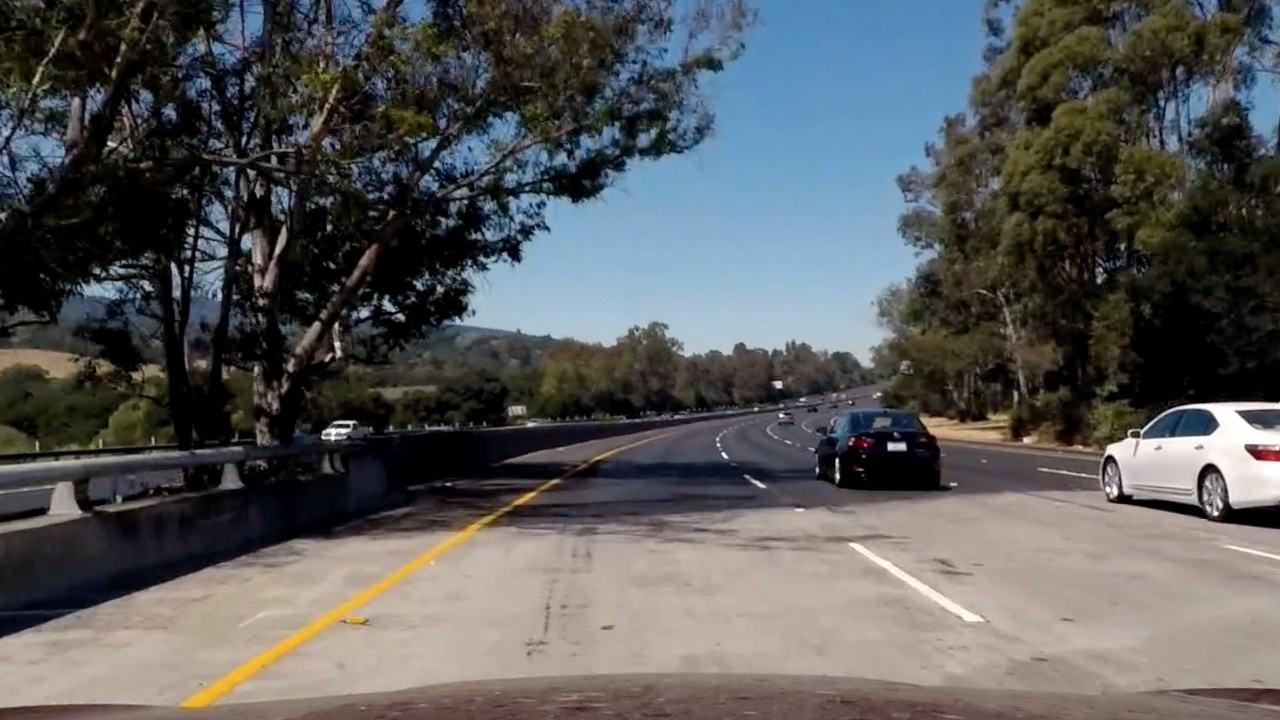
#> input picture bridge_shadow.jpg, 1280 x 720 px
$ python color_gradient.py   (older library calls are emulated)
#> lines starting #> are read from the running program, lines starting #| are printed output that depends on the picture
import matplotlib.pyplot as plt
import matplotlib.image as mpimg
import numpy as np
import cv2

# Read in an image, you can also try test1.jpg or test4.jpg
img = mpimg.imread('bridge_shadow.jpg')
#> img is the input picture: shape (720, 1280, 3); mean R, G, B 89.7, 90.6, 90.8


# Convert to HLS color space and separate the S channel
# Note: img is the undistorted image
hls = cv2.cvtColor(img, cv2.COLOR_RGB2HLS)
#> hls: shape (720, 1280, 3); mean of channels 0, 1, 2 55.3, 90.3, 67
s_channel = hls[:,:,2]
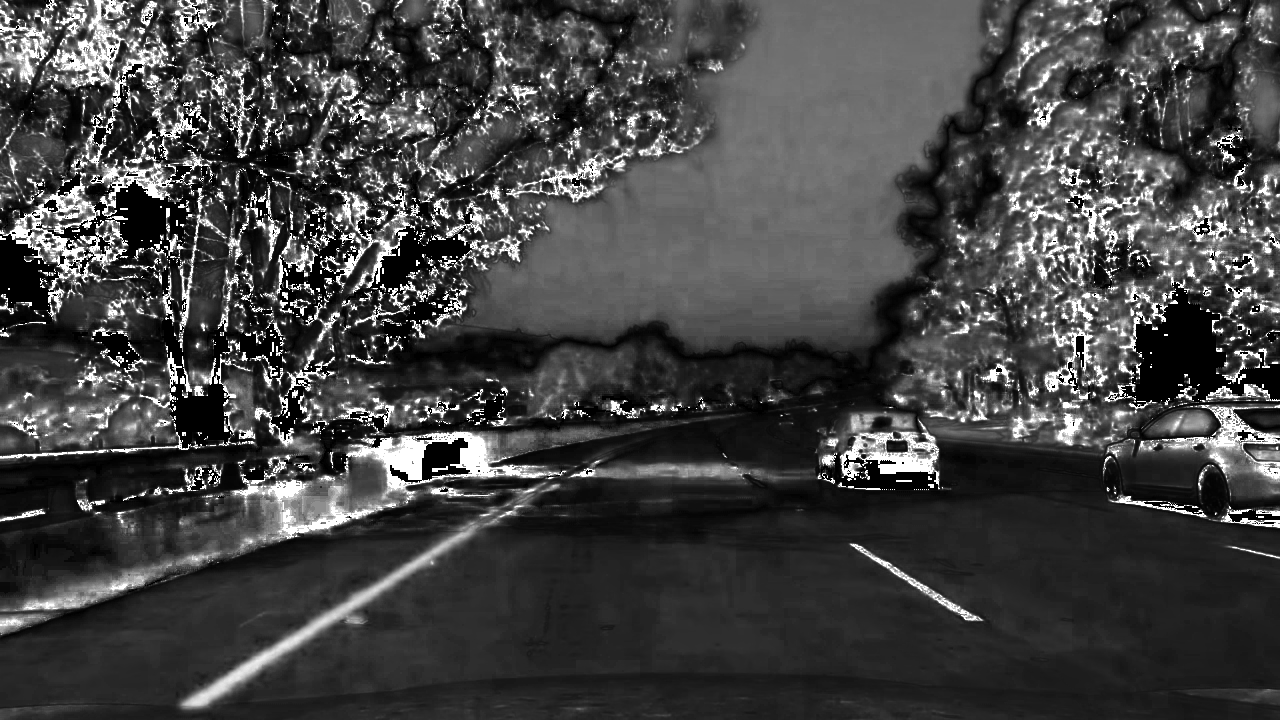
#> s_channel: shape (720, 1280); min 0, max 255, mean 67

# Grayscale image
# NOTE: we already saw that standard grayscaling lost color information for the lane lines
# Explore gradients in other colors spaces / color channels to see what might work better
gray = cv2.cvtColor(img, cv2.COLOR_RGB2GRAY)
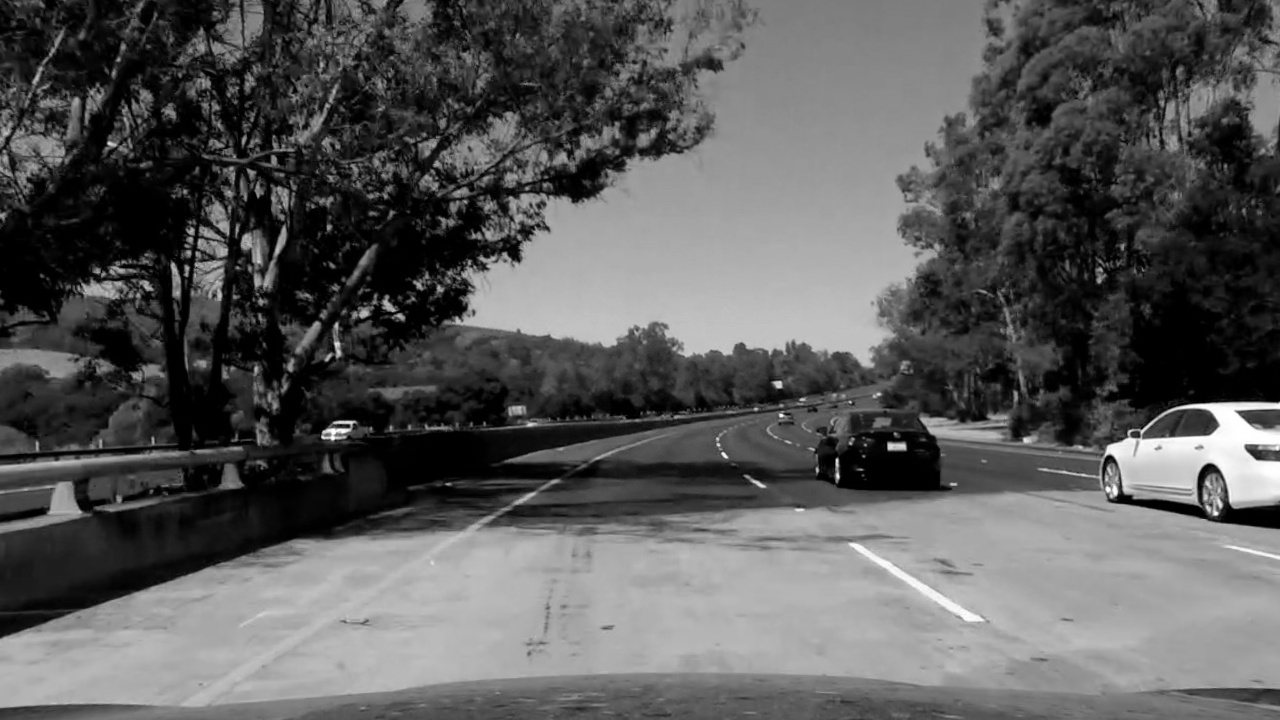
#> gray: shape (720, 1280); min 0, max 255, mean 90.4

# Sobel x
sobelx = cv2.Sobel(gray, cv2.CV_64F, 1, 0) # Take the derivative in x
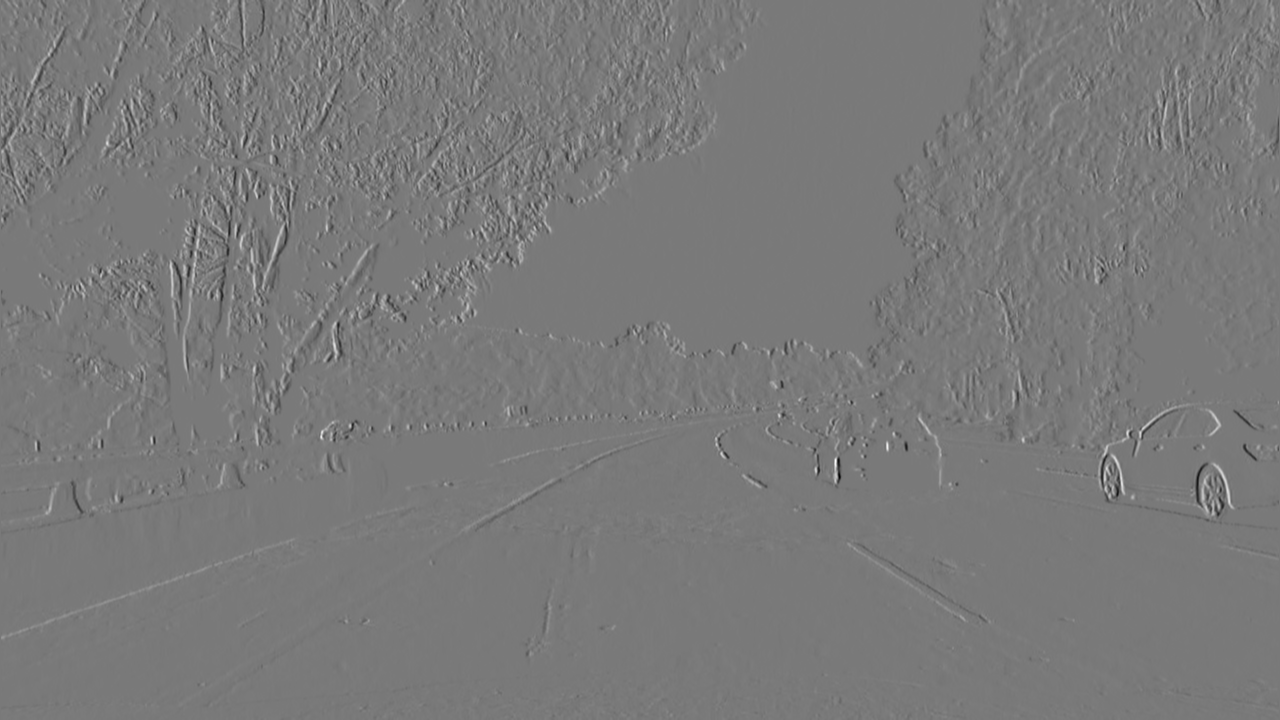
#> sobelx: shape (720, 1280) float64; min -785, max 859, mean 0.2; drawn with min black and max white
abs_sobelx = np.absolute(sobelx) # Absolute x derivative to accentuate lines away from horizontal
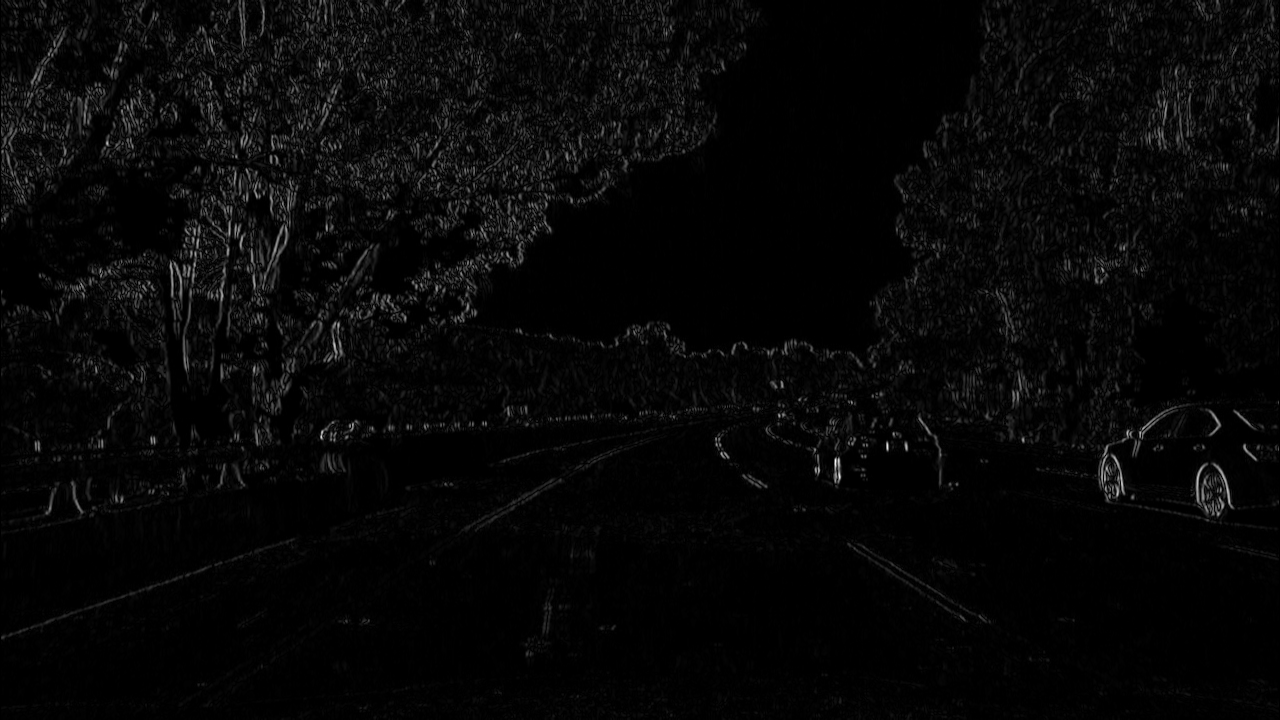
#> abs_sobelx: shape (720, 1280) float64; min 0, max 859, mean 25.7; drawn with min black and max white
scaled_sobel = np.uint8(255*abs_sobelx/np.max(abs_sobelx))

# Threshold x gradient
thresh_min = 20
thresh_max = 100
sxbinary = np.zeros_like(scaled_sobel)
sxbinary[(scaled_sobel >= thresh_min) & (scaled_sobel <= thresh_max)] = 1

# Threshold color channel
s_thresh_min = 170
s_thresh_max = 255
s_binary = np.zeros_like(s_channel)
s_binary[(s_channel >= s_thresh_min) & (s_channel <= s_thresh_max)] = 1

# Stack each channel to view their individual contributions in green and blue respectively
# This returns a stack of the two binary images, whose components you can see as different colors
color_binary = np.dstack(( np.zeros_like(sxbinary), sxbinary, s_binary)) * 255

# Combine the two binary thresholds
combined_binary = np.zeros_like(sxbinary)
combined_binary[(s_binary == 1) | (sxbinary == 1)] = 1

# Plotting thresholded images
#f, (ax1, ax2) = plt.subplots(1, 2, figsize=(20,10))
#ax1.set_title('Stacked thresholds')
#ax1.imshow(color_binary)

#ax2.set_title('Combined S channel and gradient thresholds')
plt.imshow(combined_binary, cmap='gray')
plt.show()
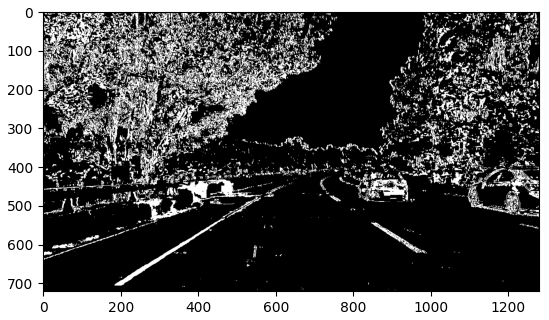
#> figure drawn by matplotlib, 1 panel

$ run again, with exit-ramp.jpg copied over bridge_shadow.jpg
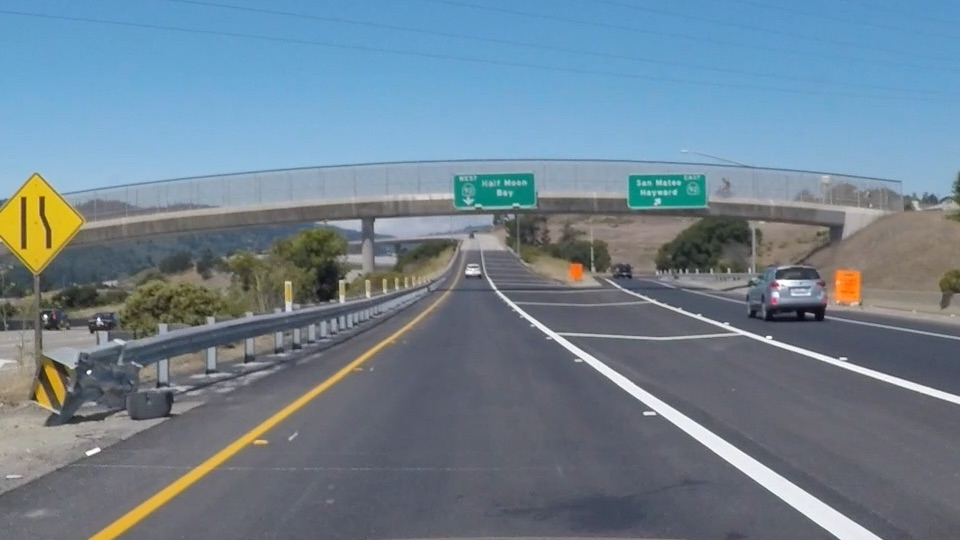
#> input picture exit-ramp.jpg, 960 x 540 px
#> img is the input picture: shape (540, 960, 3); mean R, G, B 111.3, 130.2, 144.4
#> hls: shape (540, 960, 3); mean of channels 0, 1, 2 94.5, 128.1, 60.9
#> `sobelx = cv2.Sobel(gray, cv2.CV_64F, 1, 0)`:
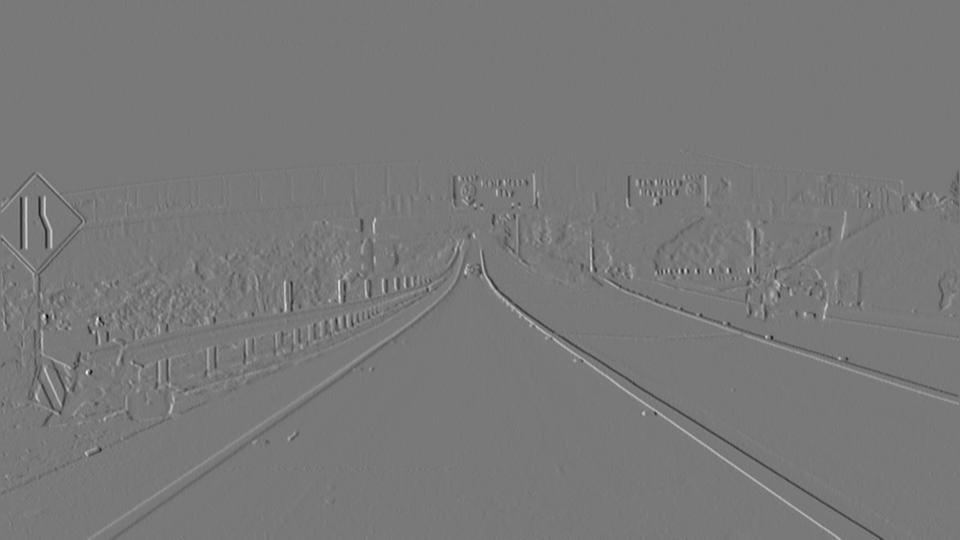
#> sobelx: shape (540, 960) float64; min -654, max 722, mean -0.2; drawn with min black and max white
#> `plt.show()`:
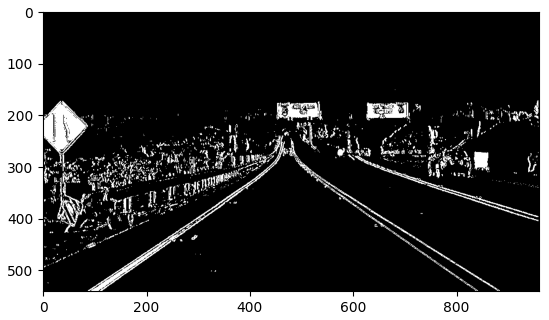
#> figure drawn by matplotlib, 1 panel

$ run again, with solidWhiteRight.jpg copied over bridge_shadow.jpg
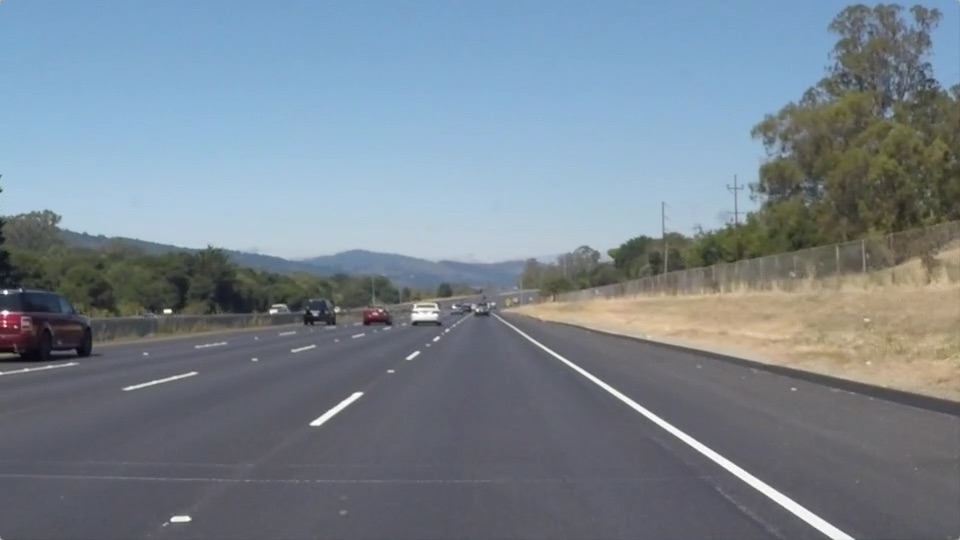
#> input picture solidWhiteRight.jpg, 960 x 540 px
#> img is the input picture: shape (540, 960, 3); mean R, G, B 120.3, 132.6, 143.7
#> hls: shape (540, 960, 3); mean of channels 0, 1, 2 95, 132.1, 55.2
#> `sobelx = cv2.Sobel(gray, cv2.CV_64F, 1, 0)`:
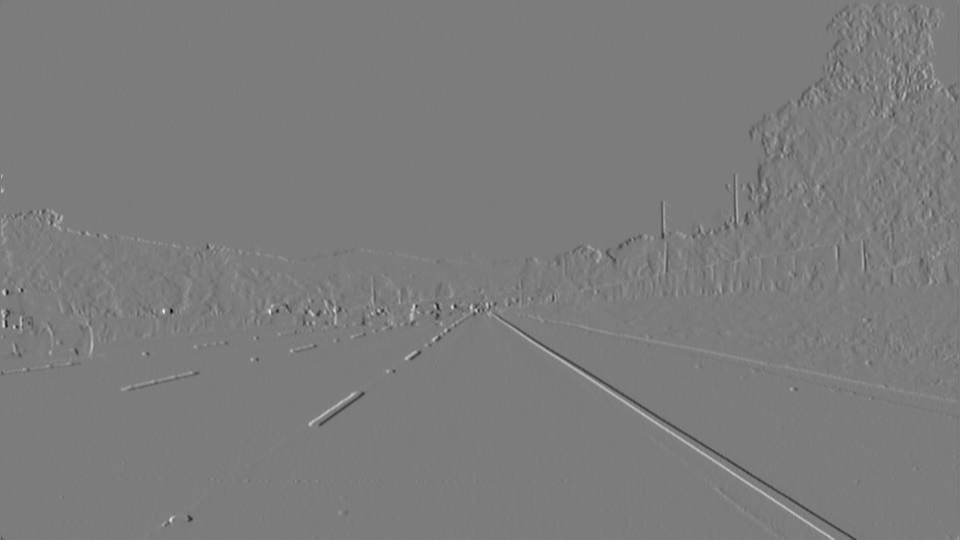
#> sobelx: shape (540, 960) float64; min -569, max 594, mean 0; drawn with min black and max white
#> `plt.show()`:
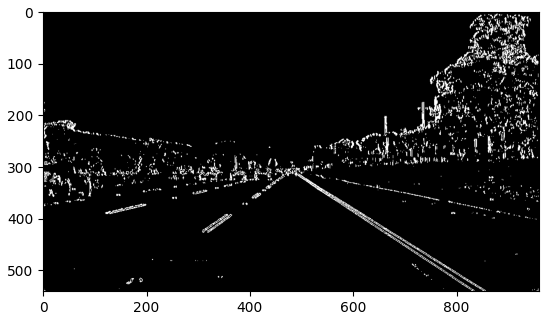
#> figure drawn by matplotlib, 1 panel
